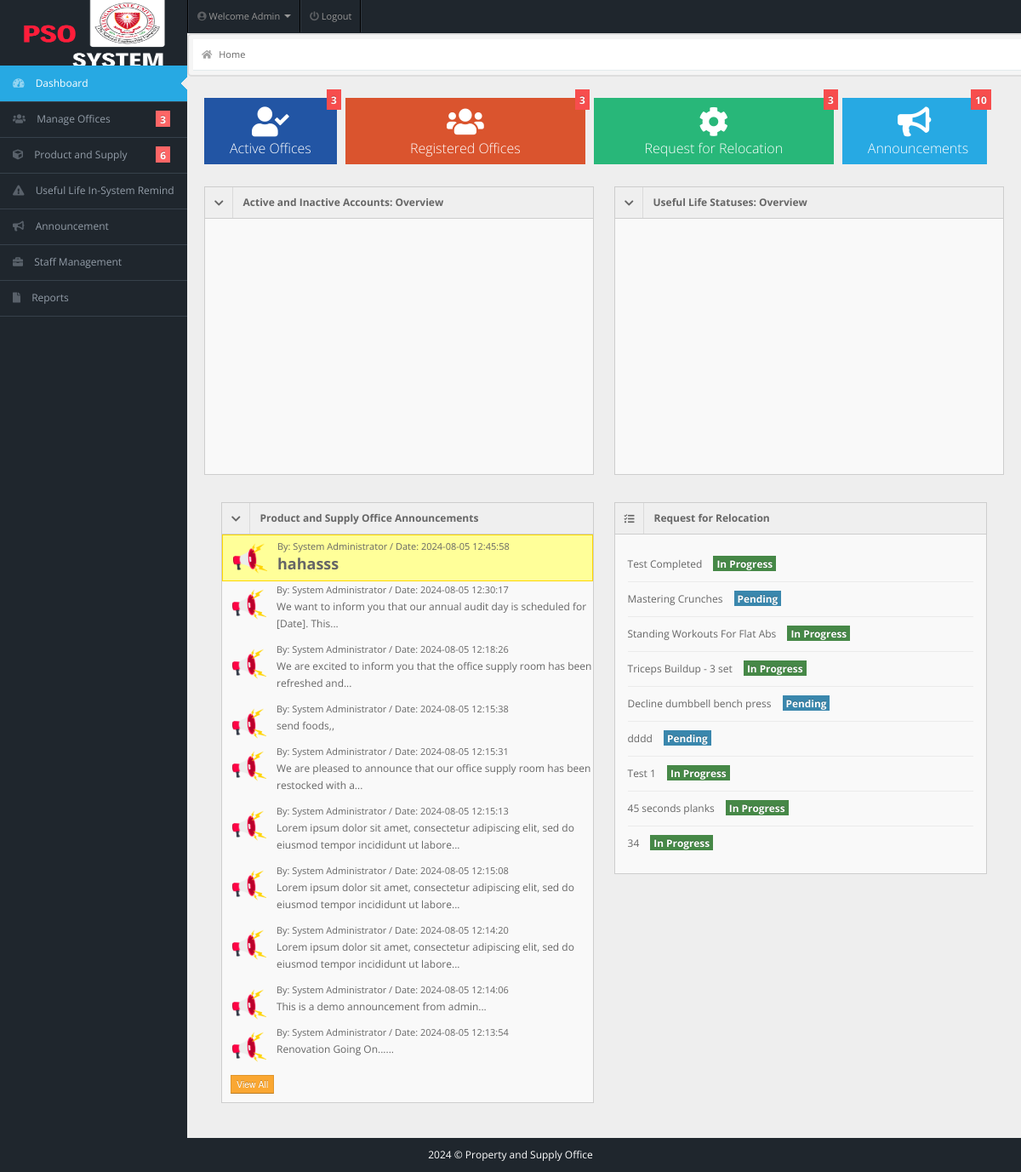
The page /admin/index.php (signed in) on the database its author committed.
### tables this page shows
CREATE TABLE IF NOT EXISTS `announcements` (
  `id` int NOT NULL AUTO_INCREMENT,
  `toWho` varchar(255) NOT NULL,
  `subject` varchar(255) NOT NULL,
  `message` varchar(1000) NOT NULL,
  `date` timestamp NOT NULL,
  PRIMARY KEY (`id`)
);

CREATE TABLE IF NOT EXISTS `todo` (
  `id` int NOT NULL AUTO_INCREMENT,
  `task_status` varchar(50) NOT NULL,
  `task_desc` varchar(30) NOT NULL,
  `user_id` int NOT NULL,
  PRIMARY KEY (`id`)
);

### admin/index.php (the view, shortened to what this page needs)
<!DOCTYPE html>
<html lang="en">
<head>
  <link rel="stylesheet" href="../css/bootstrap.min.css" />
  <link rel="stylesheet" href="../css/bootstrap-responsive.min.css" />
  <link rel="stylesheet" href="../css/fullcalendar.css" />
  <link rel="stylesheet" href="../css/matrix-style.css" />
  <link rel="stylesheet" href="../css/matrix-media.css" />
  <link href="../font-awesome/css/all.css" rel="stylesheet" />
  <link href="../font-awesome/css/fontawesome.css" rel="stylesheet" />
  <link rel="stylesheet" href="../css/jquery.gritter.css" />
</head>
<body>
  <?php include 'includes/topheader.php' ?>
  <?php $page = 'dashboard';
  include 'includes/sidebar.php' ?>
  <div id="content">
    <div id="content-header">
      <div id="breadcrumb"> <a href="index.php" title="You're right here" class="tip-bottom"><i class="fa fa-home"></i> Home</a></div>
    </div>
    <div class="container-fluid">
      <div class="quick-actions_homepage">
        <ul class="quick-actions">
          <li class="bg_ls span"> <a href="index.php" style="font-size: 16px;"> <i class="fas fa-user-check"></i> <span class="label label-important"><?php include 'actions/dashboard-activecount.php' ?></span> Active Offices </a> </li>
          <li class="bg_lo span3"> <a href="members.php" style="font-size: 16px;"> <i class="fas fa-users"></i></i><span class="label label-important"><?php include 'dashboard-usercount.php' ?></span> Registered Offices</a> </li>
          <li class="bg_lg span3"> <a href="payment.php" style="font-size: 16px;"> <i class="fa fa-cog"></i></i><span class="label label-important"><?php include 'dashboard-usercount.php' ?></span> Request for Relocation </a> </li>
          <li class="bg_lb span2"> <a href="announcement.php" style="font-size: 16px;"> <i class="fas fa-bullhorn"></i><span class="label label-important"><?php include 'actions/count-announcements.php' ?></span>Announcements </a> </li>
        </ul>
      </div>
      <div class="row-fluid">
        <div class="span6">
          <div class="widget-box">
            <div class="widget-title bg_ly" href="#collapseG2"><span class="icon"><i class="fas fa-chevron-down"></i></span>
              <h5>Active and Inactive Accounts: Overview</h5>
            </div>
            <div class="widget-content nopadding collapse in" id="collapseG2">
              <ul class="recent-posts">
                <div id="donutchart" style="width: 600px; height: 300px;"></div>
              </ul>
            </div>
          </div>
        </div>
        <div class="span6">
          <div class="widget-box">
            <div class="widget-title bg_ly" href="#collapseG2"><span class="icon"><i class="fas fa-chevron-down"></i></span>
              <h5>Useful Life Statuses: Overview</h5>
            </div>
            <div class="widget-content nopadding collapse in" id="collapseG2">
              <ul class="recent-posts">
                <div id="donutchart2022" style="width: 600px; height: 300px;"></div>
              </ul>
            </div>
          </div>
        </div>
      </div>
      <div class="container-fluid" style="margin-top: -20px;">
        <div class="row-fluid">
          <div class="span6 custom-container">
            <div class="widget-box">
              <div class="widget-title bg_ly" data-toggle="collapse" href="#collapseG2">
                <span class="icon"><i class="fas fa-chevron-down"></i></span>
                <h5>Product and Supply Office Announcements</h5>
              </div>
              <div class="widget-content nopadding collapse in" id="collapseG2">
                <?php
                include "../dbcon.php";
                $one_week_ago = date('Y-m-d', strtotime('-1 week'));
                $qry = "SELECT * FROM announcements WHERE date >= '$one_week_ago' ORDER BY date DESC";
                $result = mysqli_query($con, $qry);
                $count = 0;
                while ($row = mysqli_fetch_array($result)) {
                  $count++;
                  $class = ($count == 1) ? 'highlight' : '';
                  echo "<div class='article-post $class'>";
                  $messageStyle = ($class == 'highlight') ? 'font-weight: bold;' : '';
                  $message = implode(' ', array_slice(explode(' ', $row['message']), 0, 15));
                  $message = strlen($row['message']) > 15 ? $message . "..." : $message;
                  echo "<div class='user-thumb' style='float: left; margin-right: 10px;'>";
                  echo "<img class='img-responsive zoom-img' width='50' height='50' alt='Alert' src='../img/icons/announcement.png'> ";
                  echo "</div>";
                  echo "<div style='overflow: hidden;'>";
                  echo "<span class='user-info'> By: System Administrator / Date: " . $row['date'] . " </span>";
                  echo "<p><a href='#' style='$messageStyle'>" . $message . "</a> </p>";
                  echo "</div>";
                  echo "</div>";
                }
                ?>
                <a href="manage-announcement.php"><button class="btn btn-warning btn-mini" style="margin: 10px;">View All</button></a>
              </div>
            </div>
          </div>
          <div class="span6 custom-container">
            <div class="widget-box">
              <div class="widget-title"> <span class="icon"><i class="fas fa-tasks"></i></span>
                <h5>Request for Relocation</h5>
              </div>
              <div class="widget-content">
                <div class="todo">
                  <ul>
                    <?php
                    include "dbcon.php";
                    $qry = "SELECT * FROM todo";
                    $result = mysqli_query($con, $qry);
                    while ($row = mysqli_fetch_array($result)) { ?>
                      <li class='clearfix'>
                        <div class='txt'> <?php echo $row["task_desc"] ?> <?php if ($row["task_status"] == "Pending") {
                                                                            echo '<span class="by label label-info">Pending</span>';
                                                                          } else {
                                                                            echo '<span class="by label label-success">In Progress</span>';
                                                                          } ?></div>
                      <?php }
                    echo "</li>";
                    echo "</ul>";
                      ?>
                </div>
              </div>
            </div>
          </div>
        </div>
      </div>
    </div>
  </div>
  <?php
  include 'includes/footer.php';
  ?>
</body>
</html>

### css/matrix-media.css (style rules this page uses)
body { background:#2E363F; }

### admin/index.php (style rules this page uses)
.highlight { background-color: #FFFF99; border: 1px solid #FFD700; }
.zoom-img { transition: transform 0.3s ease; }
.user-thumb { float: left; margin-right: 10px; background-color: transparent; }
.article-post { overflow: hidden; padding-left: 10px; }
.highlight { color: black; font-size: 18px; }

### admin/includes/topheader.php (style rules this page uses)
#content #content-header { border: 2px solid #ddd; padding: 5px; background-color: #f5f5f5; border-radius: 5px; }

### admin/includes/sidebar.php (style rules this page uses)
body { background-color: #1f262d; }

### rows shown on the page
announcements: date "2024-08-05 12:45:58", message "hahasss"
announcements: date "2024-08-05 12:30:17", message "We want to inform you that our annual audit day is scheduled for [Date]. This..."
announcements: date "2024-08-05 12:18:26", message "We are excited to inform you that the office supply room has been refreshed and..."
announcements: date "2024-08-05 12:15:38", message "send foods,,"
announcements: date "2024-08-05 12:15:31", message "We are pleased to announce that our office supply room has been restocked with a..."
announcements: date "2024-08-05 12:15:13", message "Lorem ipsum dolor sit amet, consectetur adipiscing elit, sed do eiusmod tempor incididunt ut labore..."
announcements: date "2024-08-05 12:15:08", message "Lorem ipsum dolor sit amet, consectetur adipiscing elit, sed do eiusmod tempor incididunt ut labore..."
announcements: date "2024-08-05 12:14:20", message "Lorem ipsum dolor sit amet, consectetur adipiscing elit, sed do eiusmod tempor incididunt ut labore..."
announcements: date "2024-08-05 12:14:06", message "This is a demo announcement from admin..."
announcements: date "2024-08-05 12:13:54", message "Renovation Going On......"
todo: task_desc "Test Completed", task_status "In Progress"
todo: task_desc "Mastering Crunches", task_status "Pending"
todo: task_desc "Standing Workouts For Flat Abs", task_status "In Progress"
todo: task_desc "Triceps Buildup - 3 set", task_status "In Progress"
todo: task_desc "Decline dumbbell bench press", task_status "Pending"
todo: task_desc "dddd", task_status "Pending"
todo: task_desc "Test 1", task_status "In Progress"
todo: task_desc "45 seconds planks", task_status "In Progress"
todo: task_desc "34", task_status "In Progress"

### other values the page prints
$query->num_rows "3 3 3"
$query->num_rows "6"
$query->num_rows "3"
$query->num_rows "10"
